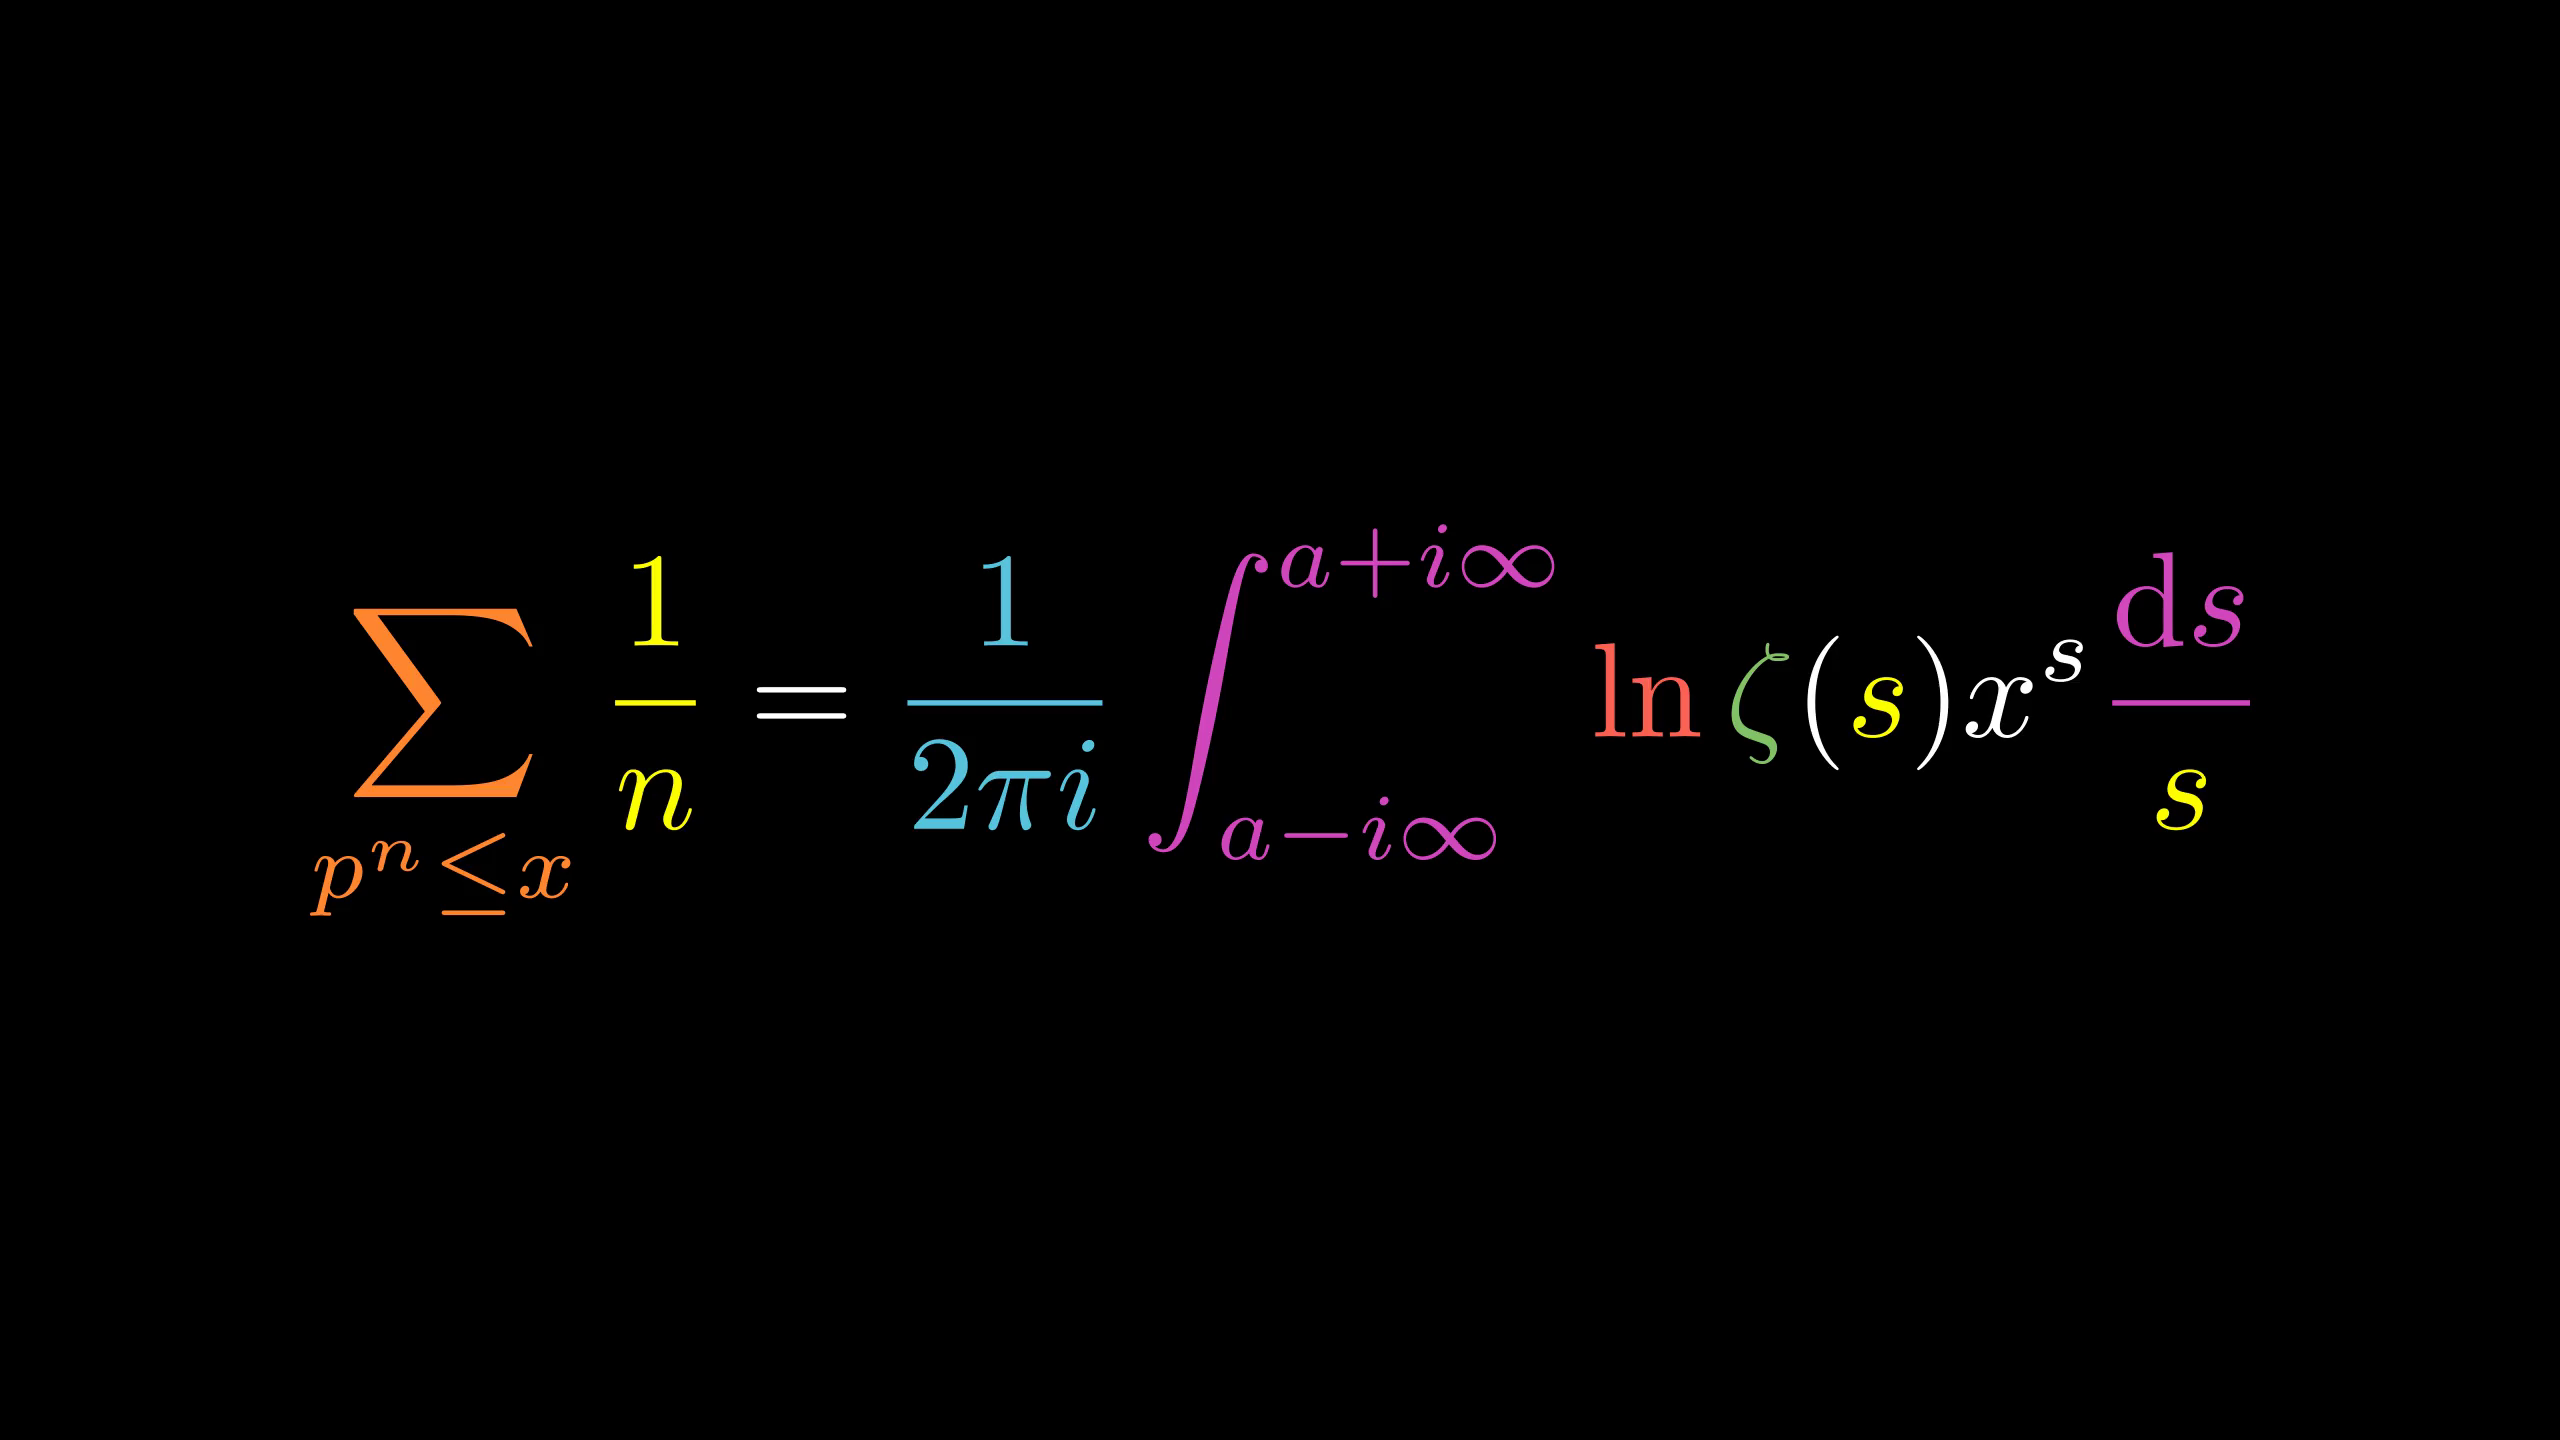

Generate this figure with Python:
from manimlib.imports import *

class MellinScene(Scene):
    def construct(self):
        fml=TexMobject(r"\sum_{p^n\le x}",r"\frac1n","=",r"{1\over2\pi i}",
                r"\int_{a-i\infty}^{a+i\infty}",r"\ln",r"\zeta","(","s",
                ")","x^s",r"{\mathrm ds\over"," s}").scale(1.5)
        fml[0].set_color(ORANGE)
        fml[1].set_color(YELLOW);
        fml[3].set_color(BLUE)
        fml[4].set_color(PINK)
        fml[5].set_color(RED)
        fml[6].set_color(GREEN)
        fml[8].set_color(YELLOW)
        fml[11].set_color(PINK)
        fml[12].set_color(YELLOW)
        self.add(fml)
        self.wait()
